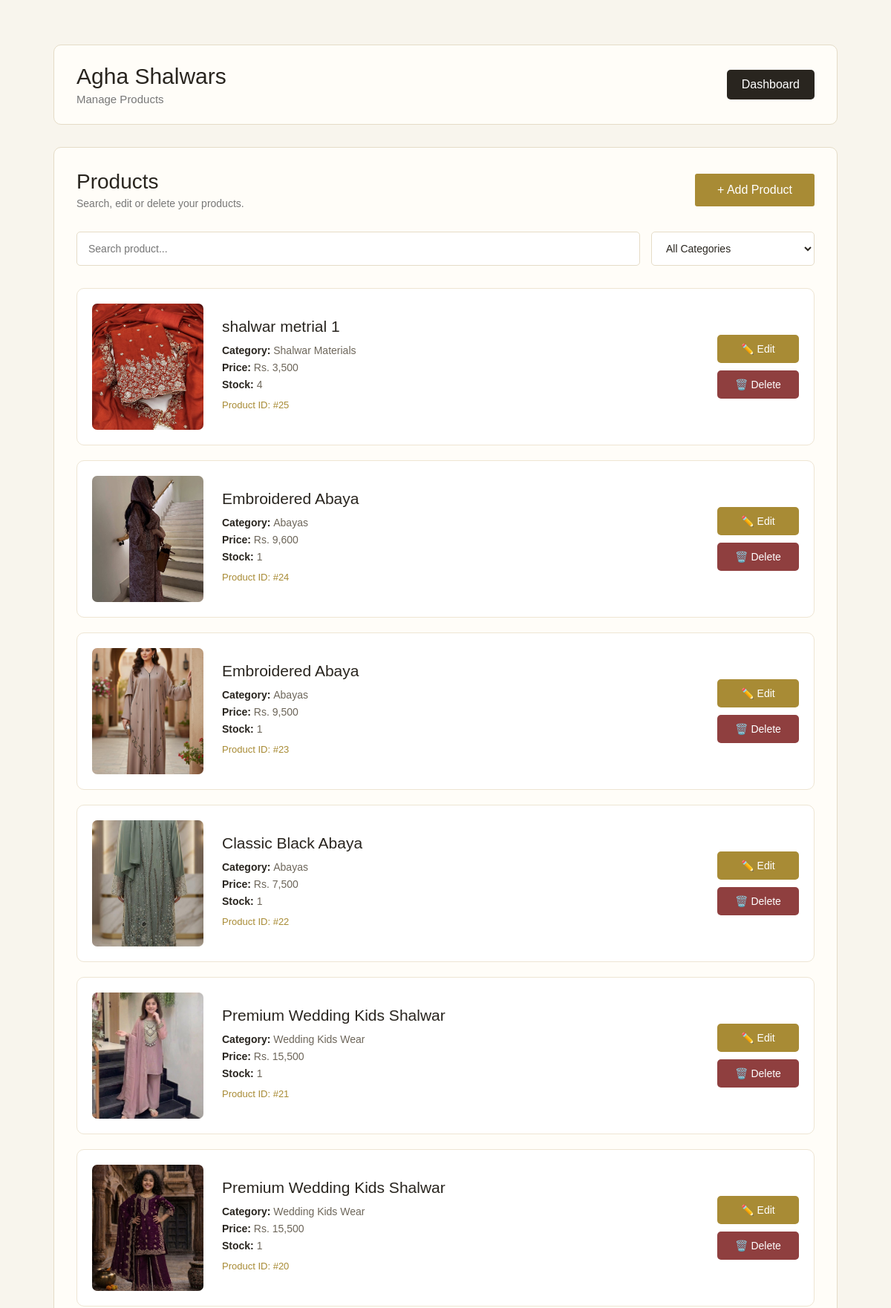
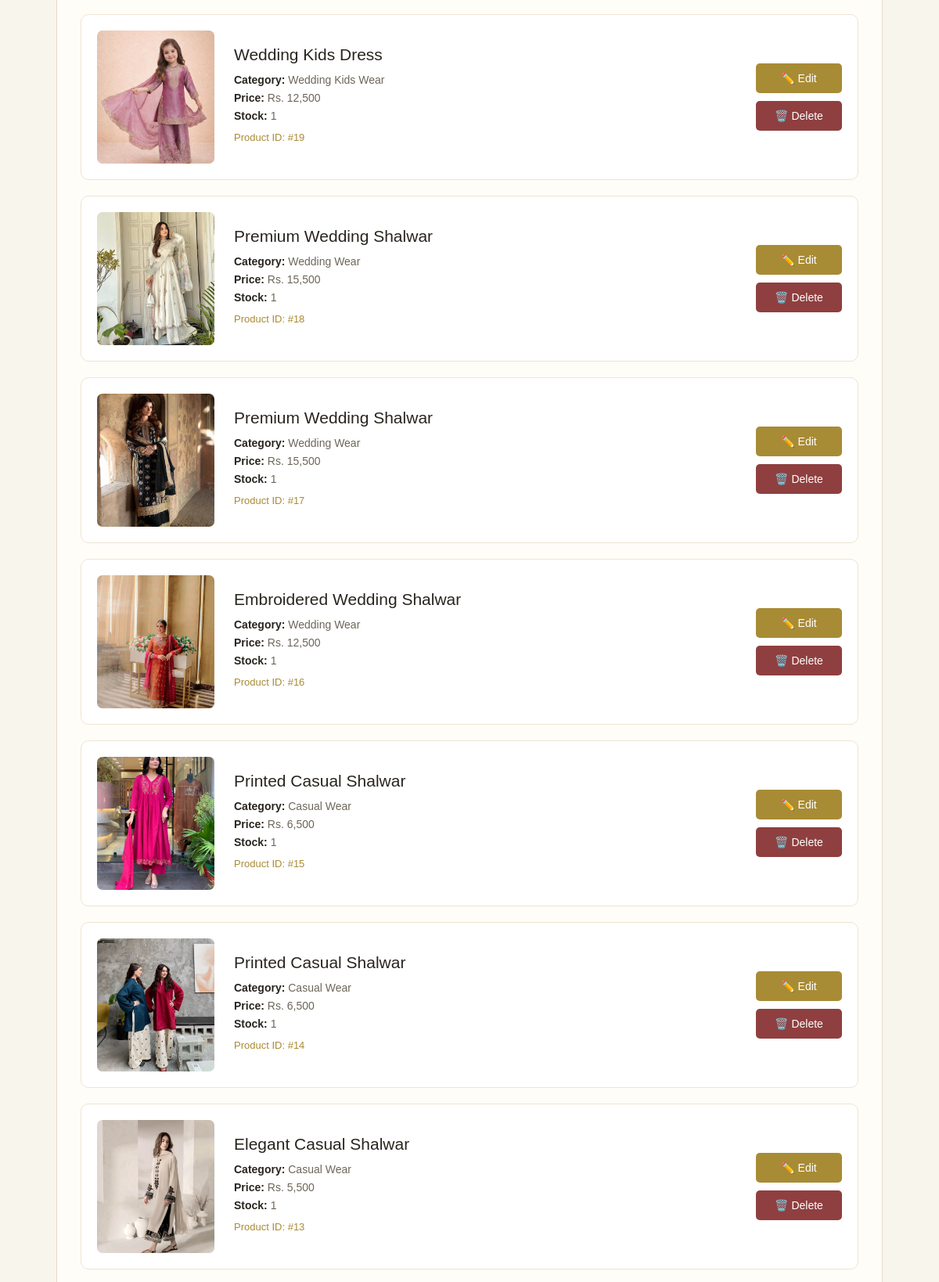
Page /admin/products (signed in, upper part) on the committed database (2 pictures, top to bottom).
### tables this page shows
CREATE TABLE products (
    id INTEGER PRIMARY KEY AUTOINCREMENT,
    name TEXT NOT NULL,
    category TEXT NOT NULL,
    price REAL NOT NULL,
    description TEXT,
    image TEXT NOT NULL,
    sizes TEXT,
    stock INTEGER DEFAULT 1
);

### app.py (the view)
@app.route("/admin/products")
def manage_products():
    if not session.get("admin_logged_in"):
        return redirect(
            url_for("admin_login")
        )
    connection = get_db_connection()
    products = connection.execute(
        "SELECT * FROM products ORDER BY id DESC"
    ).fetchall()
    connection.close()
    return render_template(
        "manage_products.html",
        products=products
    )

### app.py (called while the page is built)
def get_db_connection():
    connection = sqlite3.connect("shop.db")
    connection.row_factory = sqlite3.Row
    return connection

### templates/manage_products.html (shortened to what this page needs)
<!DOCTYPE html>
<html lang="en">
<head>
    <link rel="stylesheet"
          href="{{ url_for('static', filename='style.css') }}">
</head>
<body>
    <section class="admin-dashboard">
        <div class="admin-container">
            <div class="admin-header">
                <div>
                    <h1>Agha Shalwars</h1>
                    <p>
                        Manage Products
                    </p>
                </div>
                <a href="{{ url_for('admin_dashboard') }}"
                   class="logout-btn">
                    Dashboard
                </a>
            </div>
            <div class="admin-section">
                <div class="manage-products-header">
                    <div>
                        <h2>
                            Products
                        </h2>
                        <p>
                            Search, edit or delete your products.
                        </p>
                    </div>
                    <a href="{{ url_for('add_product') }}"
                       class="btn">
                        + Add Product
                    </a>
                </div>
                <div class="product-search">
                    <input
                        type="text"
                        id="productSearch"
                        placeholder="Search product..."
                        onkeyup="searchProducts()"
                    >
                    <select
                        id="categoryFilter"
                        onchange="filterProducts()"
                    >
                        <option value="all">
                            All Categories
                        </option>
                    </select>
                </div>
                <div class="manage-product-list">
                    {% for product in products %}
                    <div class="manage-product-item"
                         data-name="{{ product['name']|lower }}"
                         data-category="{{ product['category'] }}">
                        <div class="manage-product-image">
                            <img
                                src="{{ url_for('static', filename=product['image']) }}"
                                alt="{{ product['name'] }}"
                            >
                        </div>
                        <div class="manage-product-info">
                            <h3>
                                {{ product['name'] }}
                            </h3>
                            <p>
                                <strong>
                                    Category:
                                </strong>
                                {{ product['category'] }}
                            </p>
                            <p>
                                <strong>
                                    Price:
                                </strong>
                                Rs.
                                {{ "{:,.0f}".format(product['price']) }}
                            </p>
                            <p>
                                <strong>
                                    Stock:
                                </strong>
                                {{ product['stock'] }}
                            </p>
                            <p class="product-id">
                                Product ID:
                                #{{ product['id'] }}
                            </p>
                        </div>
                        <div class="manage-product-actions">
                            <a
                                href="{{ url_for('edit_product', product_id=product['id']) }}"
                                class="edit-btn"
                            >
                                ✏️ Edit
                            </a>
                            <a
                                href="{{ url_for('delete_product', product_id=product['id']) }}"
                                class="delete-btn"
                                onclick="return confirmDelete()"
                            >
                                🗑️ Delete
                            </a>
                        </div>
                    </div>
                    {% endfor %}
                </div>
            </div>
        </div>
    </section>
</body>
</html>

### static/style.css (style rules this page uses)
* { margin: 0; padding: 0; box-sizing: border-box; }
body { font-family: Arial, sans-serif; background-color: #f8f5ed; color: #29251f; }
.btn { display: inline-block; padding: 13px 30px; background-color: #a88b35; color: white; text-decoration: none; border-radius: 3px; transition: 0.3s; }
.admin-dashboard, .admin-login { min-height: 100vh; background-color: #f8f5ed; padding: 60px 6%; }
.admin-container { max-width: 1200px; margin: 0 auto; }
.admin-header { display: flex; justify-content: space-between; align-items: center; background-color: #fffdf8; padding: 25px 30px; border: 1px solid #e5dcc7; border-radius: 10px; margin-bottom: 30px; }
.admin-header h1 { font-size: 28px; font-weight: 400; margin-bottom: 5px; }
.admin-header p { color: #777; font-size: 15px; }
.logout-btn { display: inline-block; padding: 10px 20px; background-color: #29251f; color: white; text-decoration: none; border-radius: 4px; transition: 0.3s; }
.admin-section { background-color: white; padding: 35px; border: 1px solid #eee5d3; border-radius: 10px; margin-bottom: 30px; }
.admin-section h2 { font-size: 25px; font-weight: 400; margin-bottom: 25px; }
.edit-btn, .delete-btn { flex: 1; padding: 10px; text-align: center; text-decoration: none; border-radius: 4px; font-size: 14px; transition: 0.3s; }
.edit-btn { background-color: #a88b35; color: white; }
.delete-btn { background-color: #29251f; color: white; }
.admin-dashboard { min-height: 100vh; padding: 60px 6%; background-color: #f8f5ed; }
.admin-header h1 { font-size: 30px; font-weight: 400; margin-bottom: 5px; }
.logout-btn { display: inline-block; padding: 11px 20px; background-color: #29251f; color: white; text-decoration: none; border-radius: 5px; transition: 0.3s; }
.admin-section { background-color: #fffdf8; padding: 30px; border: 1px solid #e5dcc7; border-radius: 10px; margin-bottom: 30px; }
.manage-products-header { display: flex; justify-content: space-between; align-items: center; margin-bottom: 30px; }
.manage-products-header h2 { font-size: 28px; font-weight: 400; margin-bottom: 5px; }
.manage-products-header p { color: #777; font-size: 14px; }
.product-search { display: flex; gap: 15px; margin-bottom: 30px; }
.product-search input, .product-search select { padding: 13px 15px; border: 1px solid #e5dcc7; border-radius: 5px; background-color: white; color: #29251f; font-size: 14px; font-family: Arial, sans-serif; }
.product-search input { flex: 1; }
.product-search select { min-width: 220px; }
.manage-product-list { display: flex; flex-direction: column; gap: 20px; }
.manage-product-item { display: grid; grid-template-columns: 150px 1fr auto; gap: 25px; align-items: center; background-color: white; padding: 20px; border: 1px solid #eee5d3; border-radius: 10px; transition: 0.3s; }
.manage-product-image { width: 150px; height: 170px; overflow: hidden; border-radius: 7px; background-color: #f2eee5; }
.manage-product-image img { width: 100%; height: 100%; object-fit: cover; display: block; }
.manage-product-info h3 { font-size: 21px; font-weight: 400; margin-bottom: 12px; color: #29251f; }
.manage-product-info p { margin-bottom: 7px; font-size: 14px; color: #6d665a; }
.manage-product-info strong { color: #29251f; }
.product-id { color: #a88b35 !important; font-size: 13px !important; margin-top: 12px; }
.manage-product-actions { display: flex; flex-direction: column; gap: 10px; min-width: 110px; }
.edit-btn, .delete-btn { display: block; padding: 11px 18px; text-align: center; text-decoration: none; border-radius: 5px; font-size: 14px; transition: 0.3s; }
.delete-btn { background-color: #8f3f3f; color: white; }

### rows in the picture
products: image (picture), name "shalwar metrial 1", category "Shalwar Materials", price "3,500", stock "4", id "25"
products: image (picture), name "Embroidered Abaya", category "Abayas", price "9,600", stock "1", id "24"
products: image (picture), name "Embroidered Abaya", category "Abayas", price "9,500", stock "1", id "23"
products: image (picture), name "Classic Black Abaya", category "Abayas", price "7,500", stock "1", id "22"
products: image (picture), name "Premium Wedding Kids Shalwar", category "Wedding Kids Wear", price "15,500", stock "1", id "21"
products: image (picture), name "Premium Wedding Kids Shalwar", category "Wedding Kids Wear", price "15,500", stock "1", id "20"
products: image (picture), name "Wedding Kids Dress", category "Wedding Kids Wear", price "12,500", stock "1", id "19"
products: image (picture), name "Premium Wedding Shalwar", category "Wedding Wear", price "15,500", stock "1", id "18"
products: image (picture), name "Premium Wedding Shalwar", category "Wedding Wear", price "15,500", stock "1", id "17"
products: image (picture), name "Embroidered Wedding Shalwar", category "Wedding Wear", price "12,500", stock "1", id "16"
products: image (picture), name "Printed Casual Shalwar", category "Casual Wear", price "6,500", stock "1", id "15"
products: image (picture), name "Printed Casual Shalwar", category "Casual Wear", price "6,500", stock "1", id "14"
products: image (picture), name "Elegant Casual Shalwar", category "Casual Wear", price "5,500", stock "1", id "13"
